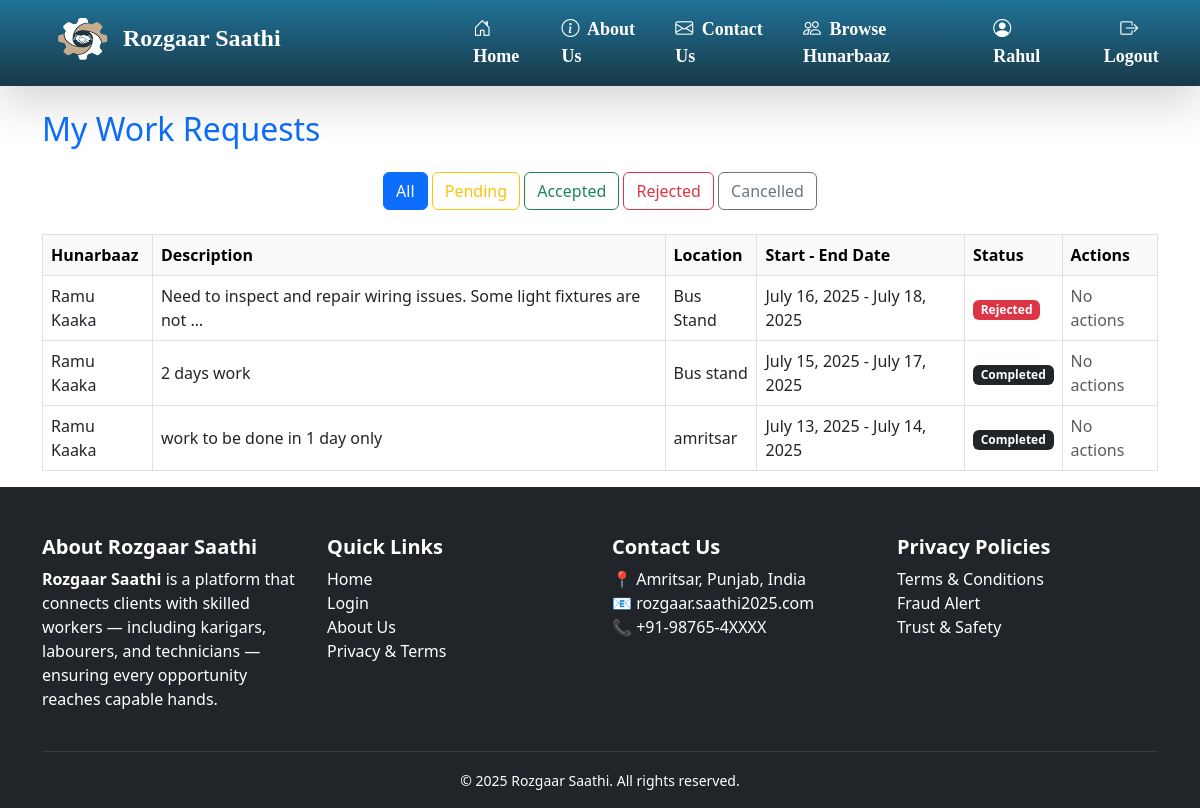
Screenshot of /client/requests/ (signed in) with the database file from the repository.
### client/models.py (models this page shows, shortened)
class PostRequest(models.Model):
    client = models.ForeignKey(User, on_delete=models.CASCADE, related_name='sent_requests')
    hunarbaaz = models.ForeignKey('hunarbaaz.Hunarbaaz', on_delete=models.CASCADE, related_name='received_requests')
    job_description = models.TextField()
    location = models.CharField(max_length=100)
    start_date = models.DateField(help_text="Start date of the job",null=False,blank=True)
    end_date = models.DateField(help_text="Expected completion date",null=False,blank=True)
    JOB_TYPE_CHOICES = [
        ('residential', 'Residential'),
        ('commercial', 'Commercial'),
    ]
    job_type = models.CharField(max_length=20,choices=JOB_TYPE_CHOICES,default='residential',help_text="Type of job location")
    working_hours = models.PositiveIntegerField(
        null=True,
        blank=True,
        help_text="Estimated total working hours for this job"
    )
    is_accepted = models.BooleanField(null=True, blank=True)  # None = Pending, True = Accepted, False = Rejected
    is_completed = models.BooleanField(default=False)
    is_cancelled = models.BooleanField(default=False, help_text="Whether the client has cancelled the request")
    created_at = models.DateTimeField(auto_now_add=True)
    rating = models.IntegerField(
    validators=[MinValueValidator(1), MaxValueValidator(5)],
    null=True,
    blank=True,
    help_text="Client rating after completion (1 to 5)"
)
    review = models.TextField(null=True, blank=True, help_text="Optional client feedback")

### hunarbaaz/models.py (models this page shows, shortened)
class Hunarbaaz(models.Model):
    SKILL_CHOICES = [
        ('', 'Tell us your skill'),  # placeholder
        ('Construction', 'Construction'),
        ('Electrician', 'Electrician'),
        ('Painter', 'Painter'),
        ('Domestic Worker', 'Domestic Worker'),
        ('Plumber', 'Plumber'),
        ('Carpenter', 'Carpenter'),
        ('Electronics Repair', 'Electronics Repair'),
        ('Mechanic', 'Mechanic'),
        ('Others', 'Others'),
    ]
    locations=[
        ('','Select you location'),
        ('Vallah/Verka','Vallah/Verka'),
        ('Hall Bazaar','Hall Bazaar'),
        ('Ranjit-Avenue','Ranjit-Avenue'),
        ('Company-bagh','Company-bagh'),
        ('Golden-gate','Golden-gate'),
        ('Putlighar','Putlighar'),
        ('Ramgharia gate','Ramgharia gate'),
        ('Batala-road','Batala-road'),
        ('Majitha-road','Majitha-road'),
        ('Ram Bagh','Ram Bagh'),
        ('other','other')
    ]
    GENDER_CHOICES = [("","-------"),
        ("M", "Male"),
        ("F", "Female"),
        ("O", "Other"),
    ]
    user = models.OneToOneField(User, on_delete=models.CASCADE)
    full_name = models.CharField(max_length=100)
    mobile = models.CharField(max_length=10,unique=True,validators=[mobile_validator])
    gender = models.CharField(
        max_length=1,
        choices=GENDER_CHOICES,
        default="M",
        verbose_name="Gender",
    )
    skill = models.CharField(max_length=50, choices=SKILL_CHOICES)
    location = models.CharField(max_length=100, choices=locations)
    experience = models.PositiveIntegerField(help_text="Years of experience")
    aadhaar_number = models.CharField(max_length=12,unique=True,validators=[aadhaar_validator])
    wages = models.PositiveIntegerField(help_text="required pay for 8 hours" ,blank=False,null=False, default=False)
    profile_pic = models.ImageField(upload_to='hunarbaaz/profile_pics/',null=True, blank=True)
    work_sample_1=models.ImageField(upload_to='hunarbaaz/work_samples/', null=True, blank=True)
    work_sample_2=models.ImageField(upload_to='hunarbaaz/work_samples/', null=True, blank=True)
    work_sample_3=models.ImageField(upload_to='hunarbaaz/work_samples/', null=True, blank=True)
    is_verified = models.BooleanField(default=False)
    created_at = models.DateTimeField(auto_now_add=True)

### client/views.py (the view)
# urls.py: path('requests/', views.request_status, name='request_status'),
@login_required
def request_status(request):
    status = request.GET.get('status', 'all')
    filter_by = status
    queryset = PostRequest.objects.filter(client=request.user)
    if status == 'pending':
        queryset = queryset.filter(is_accepted=None, is_cancelled=False)
    elif status == 'accepted':
        queryset = queryset.filter(is_accepted=True, is_cancelled=False)
    elif status == 'rejected':
        queryset = queryset.filter(is_accepted=False, is_cancelled=False)
    elif status == 'cancelled':
        queryset = queryset.filter(is_cancelled=True)
    return render(request, 'client/request_status.html', {
        'requests': queryset.order_by('-created_at'),
        'filter_by': filter_by
    })

### client/templates/client/request_status.html (shortened to what this page needs)
{% extends 'base/base.html' %}
{% block content %}
  <div class="container mt-4">
    <h2 class="text-primary mb-4">My Work Requests</h2>
    <div class="mb-4 text-center">
      <a href="?status=all" class="btn btn-outline-primary {% if filter_by == 'all' %}active{% endif %}">All</a>
      <a href="?status=pending" class="btn btn-outline-warning {% if filter_by == 'pending' %}active{% endif %}">Pending</a>
      <a href="?status=accepted" class="btn btn-outline-success {% if filter_by == 'accepted' %}active{% endif %}">Accepted</a>
      <a href="?status=rejected" class="btn btn-outline-danger {% if filter_by == 'rejected' %}active{% endif %}">Rejected</a>
      <a href="?status=cancelled" class="btn btn-outline-secondary {% if filter_by == 'cancelled' %}active{% endif %}">Cancelled</a>
    </div>
    {% if requests %}
      <div class="table-responsive">
        <table class="table table-bordered table-hover align-middle">
          <thead class="table-light">
            <tr>
              <th>Hunarbaaz</th>
              <th>Description</th>
              <th>Location</th>
              <th>Start - End Date</th>
              <th>Status</th>
              <th>Actions</th>
            </tr>
          </thead>
          <tbody>
            {% for request in requests %}
              <tr>
                <td>{{ request.hunarbaaz.full_name }}</td>
                <td>{{ request.job_description|truncatewords:12 }}</td>
                <td>{{ request.location }}</td>
                <td>{{ request.start_date }} - {{ request.end_date }}</td>
                <td>
                  {% if request.is_cancelled %}
                    <span class="badge bg-secondary">Cancelled</span>
                  {% elif request.is_completed %}
                    <span class="badge bg-dark">Completed</span>
                  {% elif request.is_accepted == True %}
                    <span class="badge bg-success">Accepted</span>
                  {% elif request.is_accepted == False %}
                    <span class="badge bg-danger">Rejected</span>
                  {% else %}
                    <span class="badge bg-warning text-dark">Pending</span>
                  {% endif %}
                </td>
                <td>
                  {% if request.is_cancelled or request.is_completed %}
                    <span class="text-muted">No actions</span>
                  {% elif request.is_accepted == True and not request.is_completed %}
                    <a href="{% url 'client:mark_completed' request.id %}" class="btn btn-sm btn-outline-success">Mark as Completed</a>
                  {% else %}
                    <span class="text-muted">No actions</span>
                  {% endif %}
                </td>
              </tr>
            {% endfor %}
          </tbody>
        </table>
      </div>
    {% else %}
      <p class="text-muted text-center">No {{ filter_by }} requests found.</p>
    {% endif %}
  </div>
{% endblock %}

### base/templates/base/base.html (shortened to what this page needs)
{% load static %}
<!DOCTYPE html>
<html lang="en">
<head>
    <link href="https://cdn.jsdelivr.net/npm/bootstrap@5.3.0/dist/css/bootstrap.min.css" rel="stylesheet">
<link rel="stylesheet" href="https://cdnjs.cloudflare.com/ajax/libs/font-awesome/6.5.0/css/all.min.css">
<link href="https://cdn.jsdelivr.net/npm/bootstrap-icons@1.10.5/font/bootstrap-icons.css" rel="stylesheet">
<link rel="stylesheet" href="{% static 'base/css/style.css' %}">
<link rel="stylesheet" href="{% static 'base/css/login.css' %}">
<link href="https://cdn.jsdelivr.net/npm/aos@2.3.4/dist/aos.css" rel="stylesheet">
</head>
<body>
<nav class="navbar navbar-expand-lg navbar-dark shadow-lg">
  <div class="container-fluid" id="navbar-cont">
    <a class="navbar-brand fw-bold fs-4 d-flex align-items-center" href="{% url 'home' %}">
      <img src="{% static 'base/images/logo.png' %}" style="height: 55px; width: 65px;" class="me-2">
      <span class="text-white">Rozgaar Saathi</span>
    </a>
    <div class="collapse navbar-collapse justify-content-end" id="navbarNav">
      <ul class="navbar-nav align-items-center">
        <li class="nav-item">
          <a class="nav-link nav-anim" href="{% url 'home' %}">
            <i class="bi bi-house-door me-1"></i> Home
          </a>
        </li>
        <li class="nav-item">
          <a class="nav-link nav-anim" href="{% url 'about' %}">
            <i class="bi bi-info-circle me-1"></i> About Us
          </a>
        </li>
        <li class="nav-item">
          <a class="nav-link nav-anim" href="{% url 'reviews:contact_review' %}">
            <i class="bi bi-envelope me-1"></i> Contact Us
          </a>
        </li>
        {% if user.is_authenticated %}
          {% if user.clientprofile %}
          <li class="nav-item">
              <a class="nav-link nav-anim" href="{% url 'client:all_profiles' %}">
                <i class="bi bi-people me-1"></i> Browse Hunarbaaz
              </a>
            </li>
            <li class="nav-item">
              <a class="nav-link nav-anim" href="{% url 'client:client_dashboard' %}">
               <i class="bi bi-person-circle me-1"></i> {{ user.username }}
              </a>
            </li>
          {% elif user.hunarbaaz %}
            <li class="nav-item">
              <a class="nav-link nav-anim" href="{% url 'hunarbaaz:hunarbaaz_dashboard' %}">
                <i class="bi bi-person-circle me-1"></i>{{ user.username }}
              </a>
            </li>
          {% endif %}
          <li class="nav-item">
            <form method="post" action="{% url 'logout' %}" class="d-inline">
              <button type="submit" class="btn nav-link nav-anim ms-2">
                <i class="bi bi-box-arrow-right me-1"></i> Logout
              </button>
            </form>
          </li>
        {% else %}
          <li class="nav-item">
            <a class="nav-link nav-anim" href="{% url 'login' %}">
              <i class="bi bi-box-arrow-in-right me-1"></i> Login / Register
            </a>
          </li>
        {% endif %}
      </ul>
    </div>
  </div>
</nav>
{% block content %}{% endblock %}
<footer class="bg-dark text-white pt-5">
  <div class="container">
    <div class="row gy-4">
      <div class="col-md-3 col-sm-6">
        <h5 class="fw-bold">About Rozgaar Saathi</h5>
        <p>
          <strong>Rozgaar Saathi</strong> is a platform that connects clients with skilled workers — including karigars, labourers, and technicians — ensuring every opportunity reaches capable hands.
        </p>
      </div>
      <div class="col-md-3 col-sm-6">
        <h5 class="fw-bold">Quick Links</h5>
        <ul class="list-unstyled">
          <li><a href="{% url 'home' %}" class="text-white text-decoration-none">Home</a></li>
          <li><a href="{% url 'login' %}" class="text-white text-decoration-none">Login</a></li>
          <li><a href="{% url 'about' %}" class="text-white text-decoration-none">About Us</a></li>
          <li><a href="{% url 'privacy_terms' %}" class="text-white text-decoration-none">Privacy & Terms</a></li>
        </ul>
      </div>
      <div class="col-md-3 col-sm-6">
        <h5 class="fw-bold">Contact Us</h5>
        <ul class="list-unstyled">
          <li>📍 Amritsar, Punjab, India</li>
          <li>📧 rozgaar.saathi2025.com</li>
          <li>📞 +91-98765-4XXXX</li>
        </ul>
      </div>
      <div class="col-md-3 col-sm-6">
        <h5 class="fw-bold">Privacy Policies</h5>
        <ul class="list-unstyled">
          <li>Terms & Conditions</li>
          <li>Fraud Alert</li>
          <li>Trust & Safety</li>
        </ul>
      </div>
    </div>
    <hr class="border-secondary mt-4">
    <div class="text-center pb-3">
      <small>&copy; 2025 Rozgaar Saathi. All rights reserved.</small>
    </div>
  </div>
</footer>
</html>

### base/static/base/css/style.css (style rules this page uses)
body { background-color: white; }
ul { z-index: 9999; }
.navbar { background: linear-gradient(to top, #183947, #207298); backdrop-filter: blur(10px); transition: background 0.3s ease-in-out; font-family: chiller; }
.navbar-brand { width: 410px; padding: 0 0 10px 10px; }
#navbarNav { background: none; width: auto; z-index: 9999; position: relative; }
#navbar-cont { padding: 0 20px 0 40px; z-index: 999; }
.navbar-collapse { z-index: 9999; background-color: #212529; }
.navbar-nav .nav-link { font-size: 18px; font-weight: bold; background: none; transition: all 0.3s ease; position: relative; color: white; border-radius: 8px; padding: 8px 16px; display: inline-block; }
.navbar-nav .nav-link::after, .nav-link::after { display: none !important; }

### rows the page displays
PostRequest: hunarbaaz.full_name "Ramu Kaaka", job_description "Need to inspect and repair wiring issues. Some light fixtures are not …", location "Bus Stand", start_date "July 16, 2025", end_date "July 18, 2025", is_cancelled "Rejected"
PostRequest: hunarbaaz.full_name "Ramu Kaaka", job_description "2 days work", location "Bus stand", start_date "July 15, 2025", end_date "July 17, 2025", is_cancelled "Completed"
PostRequest: hunarbaaz.full_name "Ramu Kaaka", job_description "work to be done in 1 day only", location "amritsar", start_date "July 13, 2025", end_date "July 14, 2025", is_cancelled "Completed"

### other values shown
{{ user.username }} "Rahul"
